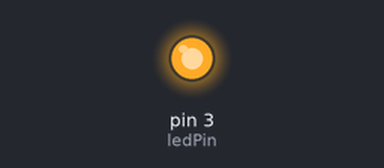
Simulated run of this sketch. Board: Arduino Uno, built with avr-gcc and run on an emulated ATmega328P. Parts: output pins drawn as LEDs (lit = HIGH).

Above: at 0.1 s.
Timing chart, 0 to 1.6 s (numbered marks = the images above):
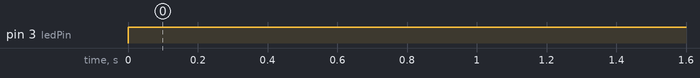

Measured:
- by itself, pin 3 (ledPin): LOW → HIGH at 0.00 s

The sketch:

sketch_sep11a.ino
```cpp
int ledPin = 3;      // LED connected to digital pin 9

void setup()

{

  pinMode(ledPin, OUTPUT);   // sets the pin as output

}


void loop()

{


  analogWrite(ledPin, 255);  // analogRead values go from 0 to 1023, analogWrite values from 0 to 255

}
```
